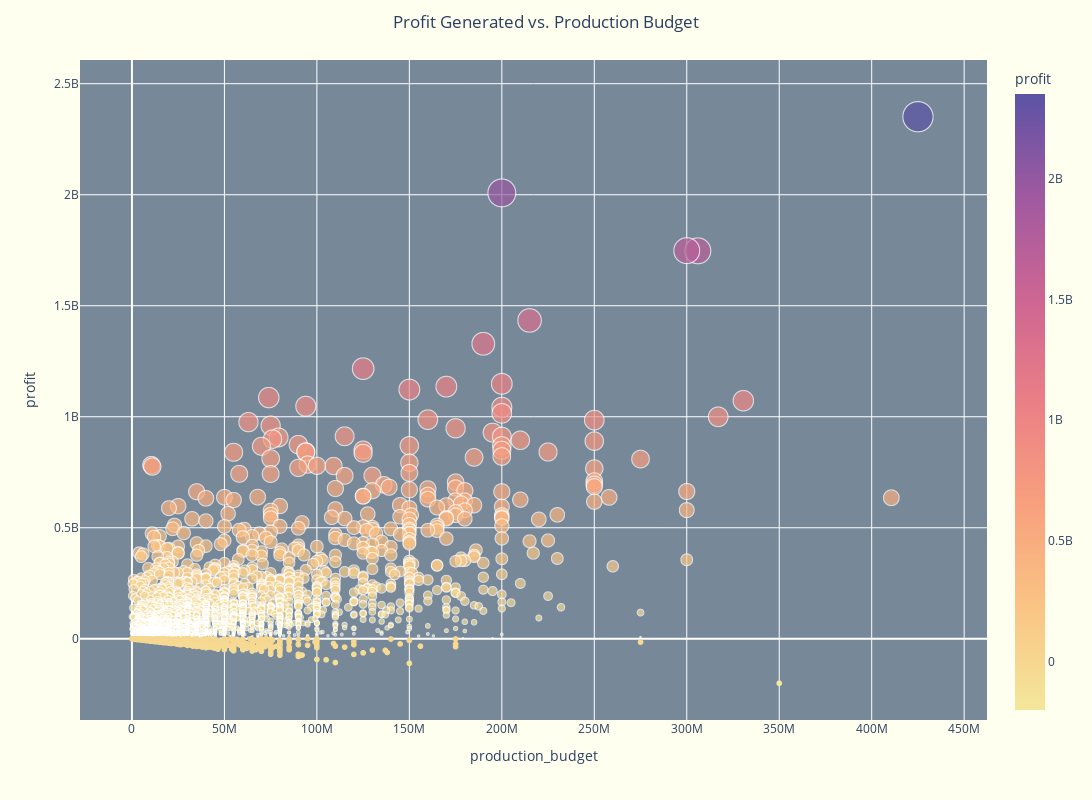

Notebook code cell kept with this figure:
### Code cell
gross_df.genre_ids = gross_df.genre_ids.astype(str)
fig2 = px.scatter(grosscat[grosscat.profit<0], x='production_budget', y='profit',color='profit', hover_name='movie', color_continuous_scale=px.colors.sequential.turbid)
fig = px.scatter(grosscat[grosscat.profit>0], x="production_budget", y="profit",
	         color='profit', size='profit', color_continuous_scale=px.colors.sequential.Sunset,
                 hover_name="movie", log_x=False,log_y=False, size_max=30)
fig.add_trace(fig2.data[0])
fig.update_layout(title=dict(text='Profit Generated vs. Production Budget', y=0.98,x=0.5, xanchor='center', yanchor='auto'), hoverlabel=dict(bgcolor='#ECD7A7'),plot_bgcolor='lightslategrey',paper_bgcolor='ivory', width=1400, height=800)
fig.show()

### Figure 1 — Plotly figure (JSON) as saved in the notebook; plotly's stock layout.template omitted (floating-point values rounded to 4 significant figures; data arrays with more than 128 entries replaced by an {"elided": "..."} marker saying what was removed)
{"data": [{"hovertemplate": "<b>%{hovertext}</b><br><br>production_budget=%{x}<br>profit=%{marker.color}<extra></extra>", "hovertext": {"elided": "3538 str values"}, "legendgroup": "", "marker": {"color": {"elided": "3538 int values"}, "coloraxis": "coloraxis", "size": {"elided": "3538 int values"}, "sizemode": "area", "sizeref": 2613000.0, "symbol": "circle"}, "mode": "markers", "name": "", "showlegend": false, "type": "scattergl", "x": {"elided": "3538 int values"}, "xaxis": "x", "y": {"elided": "3538 int values"}, "yaxis": "y"}, {"hovertemplate": "<b>%{hovertext}</b><br><br>production_budget=%{x}<br>profit=%{marker.color}<extra></extra>", "hovertext": {"elided": "1613 str values"}, "legendgroup": "", "marker": {"color": {"elided": "1613 int values"}, "coloraxis": "coloraxis", "symbol": "circle"}, "mode": "markers", "name": "", "showlegend": false, "type": "scattergl", "x": {"elided": "1613 int values"}, "xaxis": "x", "y": {"elided": "1613 int values"}, "yaxis": "y"}], "layout": {"coloraxis": {"colorbar": {"title": {"text": "profit"}}, "colorscale": [[0, "rgb(243, 231, 155)"], [0.1667, "rgb(250, 196, 132)"], [0.3333, "rgb(248, 160, 126)"], [0.5, "rgb(235, 127, 134)"], [0.6667, "rgb(206, 102, 147)"], [0.8333, "rgb(160, 89, 160)"], [1, "rgb(92, 83, 165)"]]}, "height": 800, "hoverlabel": {"bgcolor": "#ECD7A7"}, "legend": {"itemsizing": "constant", "tracegroupgap": 0}, "margin": {"t": 60}, "paper_bgcolor": "ivory", "plot_bgcolor": "lightslategrey", "title": {"text": "Profit Generated vs. Production Budget", "x": 0.5, "xanchor": "center", "y": 0.98, "yanchor": "auto"}, "width": 1400, "xaxis": {"anchor": "y", "domain": [0, 1], "title": {"text": "production_budget"}}, "yaxis": {"anchor": "x", "domain": [0, 1], "title": {"text": "profit"}}}}
